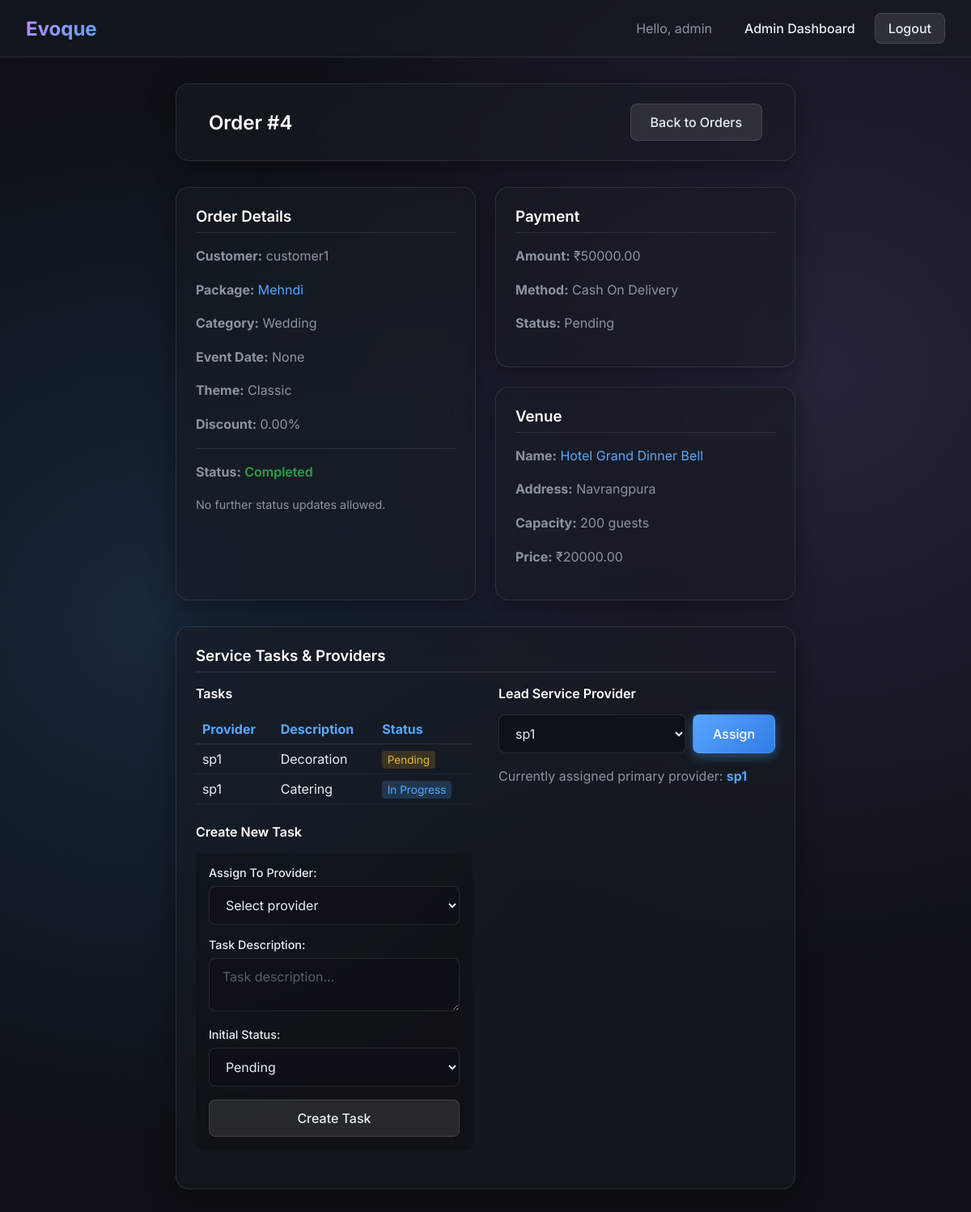
The page /admin-panel/orders/4/ (signed in) on the database as committed earlier.
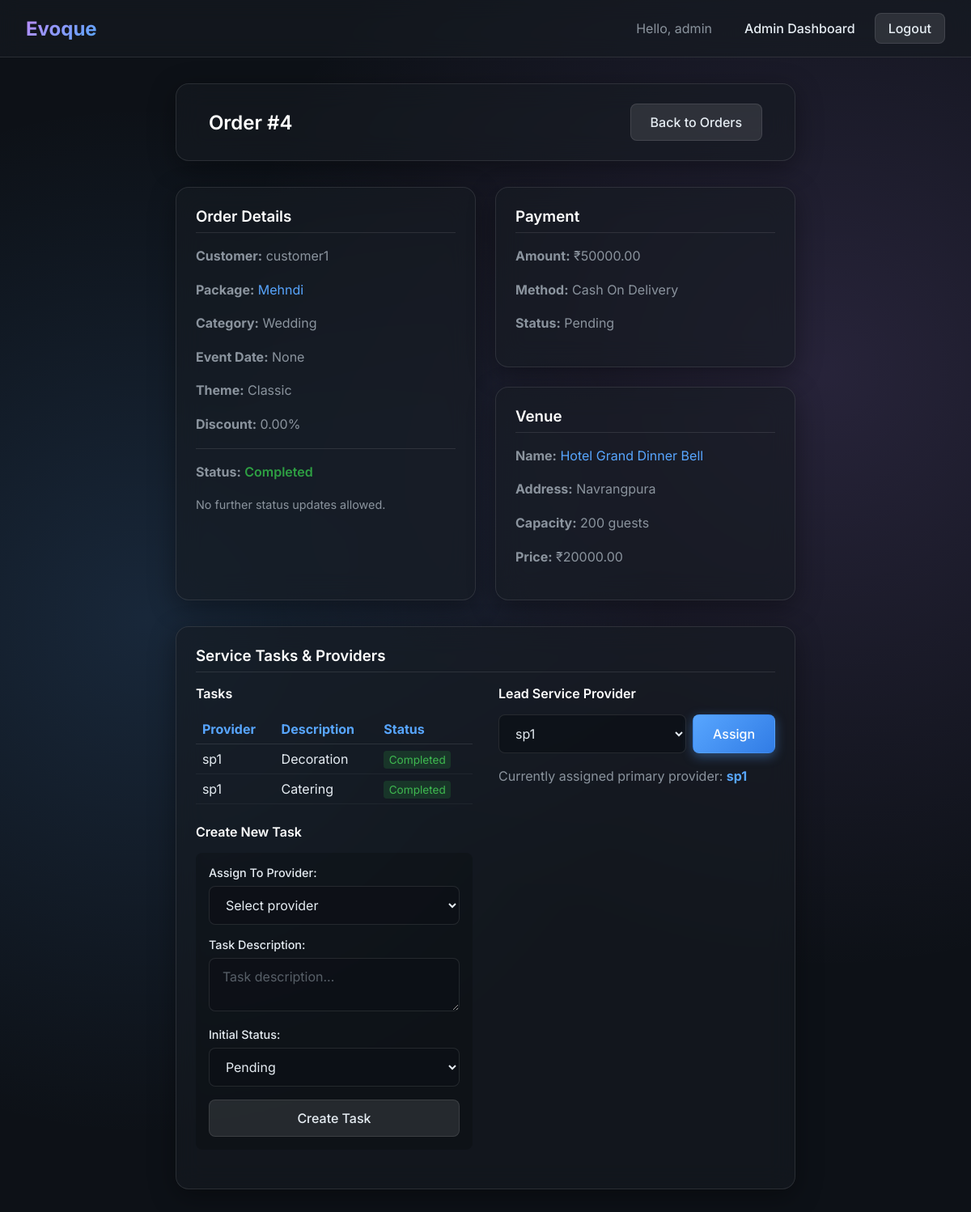
The same page on the database as committed later.
### core/models.py (models this page shows, shortened)
class Task(models.Model):
    TASK_STATUS_CHOICES = (
        ('PENDING', 'Pending'),
        ('IN_PROGRESS', 'In Progress'),
        ('COMPLETED', 'Completed'),
    )
    service_provider = models.ForeignKey(ServiceProviderProfile, on_delete=models.CASCADE)
    order = models.ForeignKey(Order, on_delete=models.CASCADE)
    description = models.TextField()
    status = models.CharField(max_length=20, choices=TASK_STATUS_CHOICES)

class ServiceProviderProfile(models.Model):
    user=models.OneToOneField(User, on_delete=models.CASCADE)
    phone=models.CharField(max_length=10)
    status=models.BooleanField(default=False)

### core/views.py (the view, shortened to what this page needs)
# urls.py: path('admin-panel/orders/<int:orderId>/', views.adminOrderDetail, name='adminOrderDetail'),
@login_required
def adminOrderDetail(request, orderId):
    profile = UserProfile.objects.get(user=request.user)
    if profile.role != 'ADMIN':
        return redirect('login')
    order = get_object_or_404(
        Order.objects.select_related(
            'user',
            'package__category',
            'venue',
            'payment',
            'service_provider',
            'service_provider__user',
        ),
        id=orderId
    )
    providers = ServiceProviderProfile.objects.filter(status=True).select_related('user')
    tasks = Task.objects.filter(order=order).select_related('service_provider', 'service_provider__user')
    try:
        payment = order.payment
    except Payment.DoesNotExist:
        payment = None
    return render(
        request,
        'adminOrderDetail.html',
        {
            'order': order,
            'payment': payment,
            'providers': providers,
            'tasks': tasks,
        }
    )

### core/templates/adminOrderDetail.html (shortened to what the changed rows need)
{% extends 'base.html' %}
{% block content %}
<div class="glass-panel" style="margin-bottom: 2rem; padding: 1.5rem 2.5rem; display: flex; justify-content: space-between; align-items: center;">
    <h2 style="margin: 0;">Order #{{ order.id }}</h2>
</div>
<div class="glass-panel" style="margin-bottom: 2rem; padding: 1.5rem;">
    <div style="display: grid; grid-template-columns: 1fr 1fr; gap: 2rem;">
        <div>
            {% if tasks %}
                <table style="width: 100%; border-collapse: collapse; text-align: left; margin-bottom: 1.5rem;">
                    <thead>
                        <tr style="border-bottom: 1px solid var(--glass-border);">
                            <th style="padding: 0.5rem; color: var(--primary-accent);">Provider</th>
                            <th style="padding: 0.5rem; color: var(--primary-accent);">Description</th>
                            <th style="padding: 0.5rem; color: var(--primary-accent);">Status</th>
                        </tr>
                    </thead>
                    <tbody>
                        {% for task in tasks %}
                        <tr style="border-bottom: 1px solid rgba(255,255,255,0.05);">
                            <td style="padding: 0.5rem;">{{ task.service_provider.user.username }}</td>
                            <td style="padding: 0.5rem;">{{ task.description }}</td>
                            <td style="padding: 0.5rem;">
                                <span style="font-size:0.85rem; padding: 0.2rem 0.4rem; border-radius:4px;
                                    {% if task.status == 'COMPLETED' %}background:rgba(46,160,67,0.2);color:#3fb950;
                                    {% elif task.status == 'IN_PROGRESS' %}background:rgba(88,166,255,0.2);color:#58a6ff;
                                    {% else %}background:rgba(210,153,34,0.2);color:#e3b341;
                                    {% endif %}">{{ task.get_status_display }}</span>
                            </td>
                        </tr>
                        {% endfor %}
                    </tbody>
                </table>
            {% else %}
                <p style="color: var(--text-muted); margin-bottom: 1.5rem;">No tasks assigned yet.</p>
            {% endif %}
        </div>
    </div>
</div>
{% endblock %}

Rows that differ between the two databases and show on the page:
changed Task "Decoration": status "Pending" → "Completed"
changed Task "Catering": status "In Progress" → "Completed"
